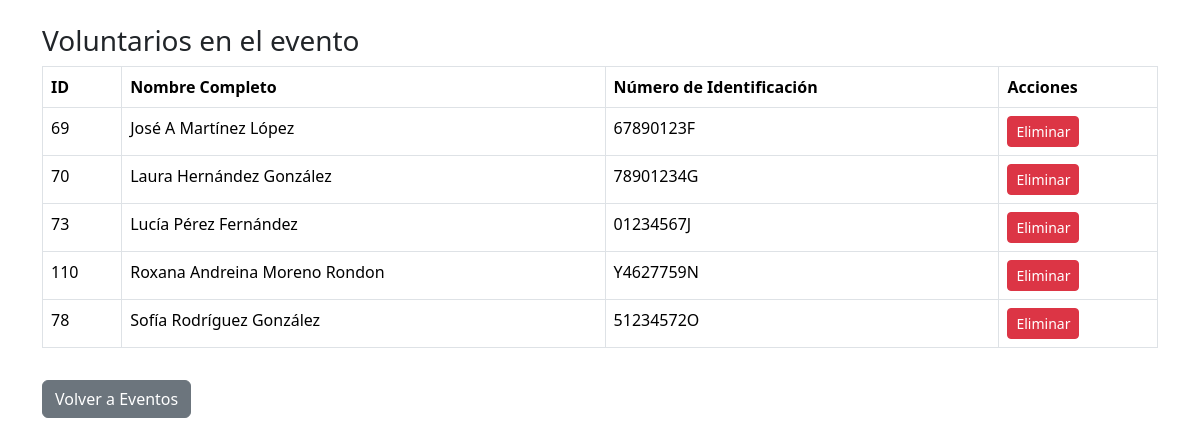
The app's page /paginas/voluntarios_evento.php?id_evento=6 (signed in) with its own data.
### tables this page shows
CREATE TABLE `voluntarios` (
  `id` int(5) NOT NULL,
  `numero_identificacion` varchar(20) NOT NULL,
  `nombres` varchar(100) NOT NULL,
  `apellidos` varchar(100) NOT NULL,
  `telefono` varchar(9) NOT NULL,
  `email` varchar(100) NOT NULL,
  `localidad` varchar(100) NOT NULL
);

### paginas/voluntarios_evento.php (the view, shortened to what this page needs)
<?php
include '../lib/conexion_db.php';
$id_evento = $_GET['id_evento'];
$stmt_voluntarios = $conexion->prepare("SELECT v.id, CONCAT(v.nombres, ' ', v.apellidos) AS nombre_completo, v.numero_identificacion
                                        FROM voluntarios v
                                        LEFT JOIN voluntarios_eventos ve ON v.id = ve.voluntario_id
                                        WHERE ve.evento_id = ? ORDER BY nombres ASC");
$stmt_voluntarios->bind_param('i', $id_evento);
$stmt_voluntarios->execute();
$result_voluntarios = $stmt_voluntarios->get_result();
$voluntarios = $result_voluntarios->fetch_all(MYSQLI_ASSOC);
?>
<!DOCTYPE html>
<html lang="es">
<head>
    <link href="https://cdn.jsdelivr.net/npm/bootstrap@5.3.3/dist/css/bootstrap.min.css" rel="stylesheet">
</head>
<body>
    <div class="container mt-4">
        <h3>Voluntarios en el evento</h3>
        <table class="table table-bordered">
            <thead>
                <tr>
                    <th>ID</th>
                    <th>Nombre Completo</th>
                    <th>Número de Identificación</th>
                    <th>Acciones</th>
                </tr>
            </thead>
            <tbody>
                <?php foreach ($voluntarios as $voluntario) : ?>
                    <tr>
                        <td><?php echo htmlspecialchars($voluntario['id']); ?></td>
                        <td><?php echo htmlspecialchars($voluntario['nombre_completo']); ?></td>
                        <td><?php echo htmlspecialchars($voluntario['numero_identificacion']); ?></td>
                        <td>
                            <button class="btn btn-danger btn-sm" onclick="confirmDelete('delete_voluntario_evento.php?id_voluntario=<?php echo $voluntario['id']; ?>&id_evento=<?php echo $id_evento; ?>')">Eliminar</button>
                        </td>
                    </tr>
                <?php endforeach; ?>
            </tbody>
        </table>
        <button class="btn btn-secondary mt-3" onclick="loadContent('eventos.php')">Volver a Eventos</button>
    </div>
</body>
</html>

### records on screen
voluntarios: id "69", nombre_completo "José A Martínez López", numero_identificacion "67890123F"
voluntarios: id "70", nombre_completo "Laura Hernández González", numero_identificacion "78901234G"
voluntarios: id "73", nombre_completo "Lucía Pérez Fernández", numero_identificacion "01234567J"
voluntarios: id "110", nombre_completo "Roxana Andreina Moreno Rondon", numero_identificacion "Y4627759N"
voluntarios: id "78", nombre_completo "Sofía Rodríguez González", numero_identificacion "51234572O"
